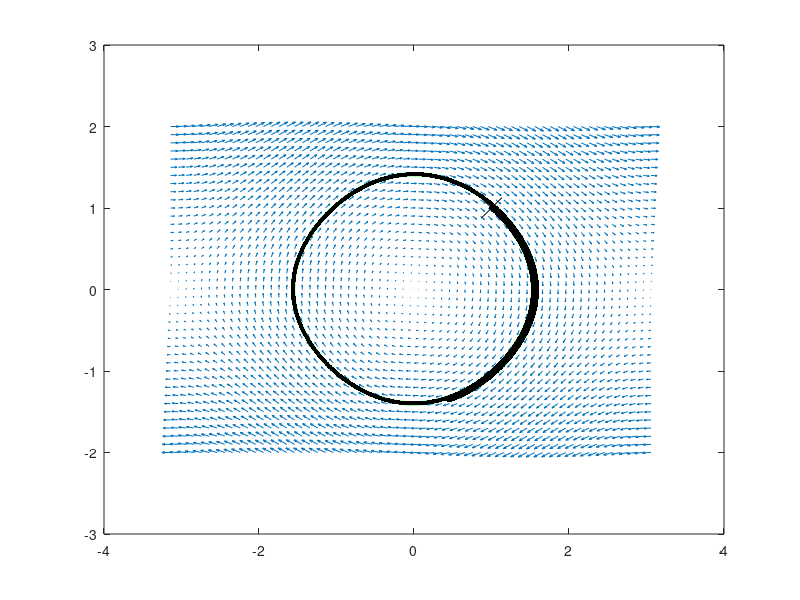
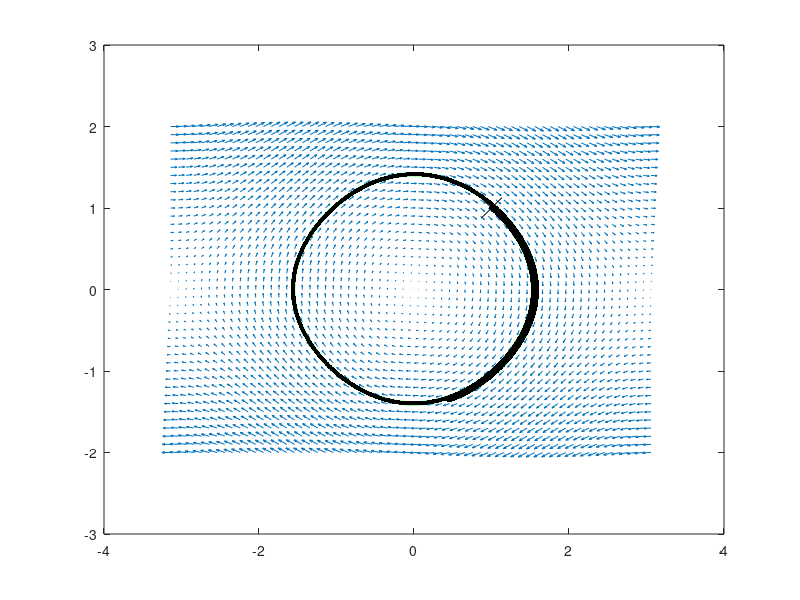

Here is the MATLAB script that generated these plots, in order:
clear;

figure(1);clf
[X,Y] = meshgrid([-pi:0.1:pi],[-2:0.1:2]);
U = Y;
V = -sin(X);

quiver(X,Y,U,V);
hold on;

px(1) = 1.0;
py(1) = 1.0;
vx(1) = interp2(X,Y,U,px(1),py(1));
vy(1) = interp2(X,Y,V,px(1),py(1));

h = 0.01;
Nsteps = 1000;
for t = 2:Nsteps
    px(t) = px(t-1) + h*vx(t-1);
    py(t) = py(t-1) + h*vy(t-1);
    
    if (px(t) > pi || py(t) > 2 || px(t) < -pi || py(t) < -2.0)
        % If next position is out-side of grid, stop computing positions.
        break;
    end
   
    vx(t) = interp2(X,Y,U,px(t),py(t));
    vy(t) = interp2(X,Y,V,px(t),py(t));
    fprintf('px(%d) = %.2f  py(%d) = %.2f  vx(%d) = %.2f  vy(%d) = %.2f\n',...
            t,px(t),t,py(t),t,vx(t),t,vy(t));
    
end

plot(px,py,'g','LineWidth',3);
plot(px,py,'k.','MarkerSize',10);
plot(px(1),py(1),'kx','MarkerSize',15);

print -depsc vector_basics3contour.eps
print -dpng vector_basics3contour.png
